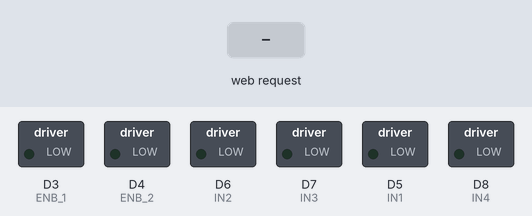
Recording of a sketch running on a simulated ESP8266 (NodeMCU). Shown: switched loads named in the sketch (green lamp = pin HIGH). The test bench sets the inputs (shaded band). WiFi joins after 1.5 s; servers stay silent unless stated; what the sketch prints to the serial monitor is not drawn.

Above: at 2.7 s.
2.8 s: HTTP request GET /forward received
At 3.1 s:
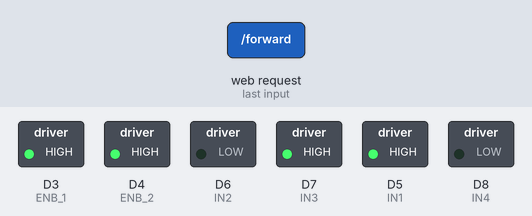
4.3 s: HTTP request GET /reverse received
At 5.5 s:
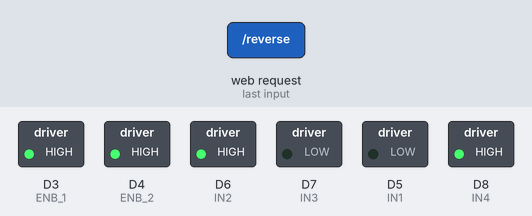
5.8 s: HTTP request GET /left received
At 6.6 s:
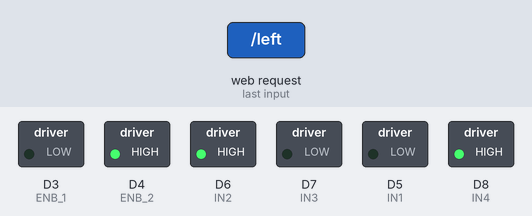
7.3 s: HTTP request GET /right received
At 7.8 s:
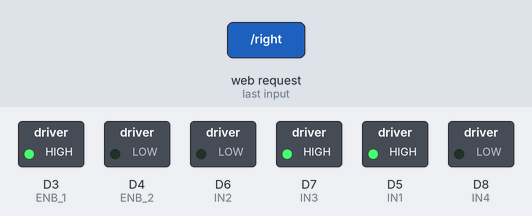
8.8 s: HTTP request GET /stop received
At 10.1 s:
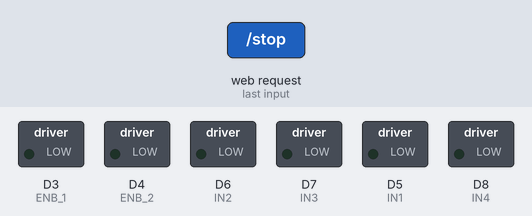
Timing chart, 0 to 11.3 s (numbered marks = the images above; inputs shaded):
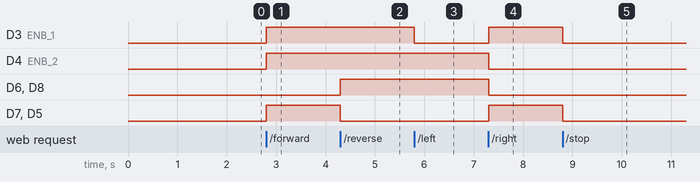

The sketch:

flocking_test.ino
```cpp
/*
 * Mert Arduino and Tech - YouTube
 * WiFi Robot controlled by Phone (WiFibot/Android/IoT/ESP8266)
 * NodeMCU ESP8266 Tutorial 03
 * Please Subscribe for Support - https://goo.gl/RLT6DT
 */


/* include library */
#include <ESP8266WiFi.h>

/*
 * If you have no idea about this library, you can watch the tutorial below
 * NodeMCU ESP8266 Tutorial 01: Programming NodeMCU ESP-12E Using Arduino IDE
 * https://youtu.be/NtyFx1frYB0
 */

 /* WIFI settings */
const char* ssid = "RobertHitler";
const char* password = "HackingPrince71";

/* define port */
WiFiClient client;
WiFiServer server(80);

/* data received from application */
String  data ="";

/* define L298N or L293D motor control pins */
int IN1 = D5;     /* GPIO2(D4) -> IN3   */
int IN2 = D6;   /* GPIO15(D8) -> IN1  */
int IN3 = D7;    /* GPIO0(D3) -> IN4   */
int IN4 = D8;  /* GPIO13(D7) -> IN2  */


/* define L298N or L293D enable pins */
int ENB_1 = D3; /* GPIO14(D5) -> Motor-A Enable */
int ENB_2 = D4;  /* GPIO12(D6) -> Motor-B Enable */

void setup(){
  Serial.begin(115200);
  delay(10);
  connectWiFi();
  /* initialize motor control pins as output */
  pinMode(IN1, OUTPUT);
  pinMode(IN2, OUTPUT);
  pinMode(IN3, OUTPUT);
  pinMode(IN4, OUTPUT);

  /* initialize motor enable pins as output */
  pinMode(ENB_1, OUTPUT);
  pinMode(ENB_2, OUTPUT);

  /* start server communication */
  server.begin();
}

void loop()
{
    /* If the server available, run the "checkClient" function */
    client = server.available();
    if (!client) return;
    data = checkClient ();

/************************ Run function according to incoming data from application *************************/

    /* If the incoming data is "forward", run the "MotorForward" function */
    if (data == "forward") MotorForward();
    /* If the incoming data is "backward", run the "MotorBackward" function */
    else if (data == "reverse") MotorBackward();
    /* If the incoming data is "left", run the "TurnLeft" function */
    else if (data == "left") TurnLeft();
    /* If the incoming data is "right", run the "TurnRight" function */
    else if (data == "right") TurnRight();
    /* If the incoming data is "stop", run the "MotorStop" function */
    else if (data == "stop") MotorStop();
}

/********************************************* FORWARD *****************************************************/
void MotorForward(void)
{
  digitalWrite(ENB_1,HIGH);
  digitalWrite(ENB_2,HIGH);
  //analogWrite(ENB_1,200);
  //analogWrite(ENB_2,200);
  digitalWrite(IN1,HIGH);
  digitalWrite(IN3,HIGH);
  digitalWrite(IN2,LOW);
  digitalWrite(IN4,LOW);

}

/********************************************* BACKWARD *****************************************************/
void MotorBackward(void)
{
  digitalWrite(ENB_1,HIGH);
  digitalWrite(ENB_2,HIGH);
  //analogWrite(ENB_1,200);
  //analogWrite(ENB_2,200);
  digitalWrite(IN2,HIGH);
  digitalWrite(IN4,HIGH);
  digitalWrite(IN1,LOW);
  digitalWrite(IN3,LOW);
}

/********************************************* TURN LEFT *****************************************************/
void TurnLeft(void)
{
  digitalWrite(ENB_1,LOW);
  digitalWrite(ENB_2,HIGH);
  //analogWrite(ENB_1,10);
  //analogWrite(ENB_2,200);
  digitalWrite(IN1,LOW);
  digitalWrite(IN2,HIGH);
  digitalWrite(IN3,LOW);
  digitalWrite(IN4,HIGH);
}

/********************************************* TURN RIGHT *****************************************************/
void TurnRight(void)
{
  digitalWrite(ENB_1,HIGH);
  digitalWrite(ENB_2,LOW);
  //analogWrite(ENB_1,200);
  //analogWrite(ENB_2,10);
  digitalWrite(IN1,HIGH);
  digitalWrite(IN2,LOW);
  digitalWrite(IN3,HIGH);
  digitalWrite(IN4,LOW);
}

/********************************************* STOP *****************************************************/
void MotorStop(void)
{
  digitalWrite(ENB_1,LOW);
  digitalWrite(ENB_2,LOW);
  digitalWrite(IN1,LOW);
  digitalWrite(IN2,LOW);
  digitalWrite(IN3,LOW);
  digitalWrite(IN4,LOW);
}

void connectWiFi()
{
  Serial.println("Connecting to WIFI");
  WiFi.begin(ssid, password);
  while ((!(WiFi.status() == WL_CONNECTED)))
  {
    delay(300);
    Serial.print("..");
  }
  Serial.println("");
  Serial.println("WiFi connected");
  Serial.println("NodeMCU Local IP is : ");
  Serial.print((WiFi.localIP()));
}

/********************************** RECEIVE DATA FROM the APP ******************************************/
String checkClient (void)
{
  while(!client.available()) delay(1);
  String request = client.readStringUntil('\r');
  request.remove(0, 5);
  request.remove(request.length()-9,9);
  return request;
}
```

Measured:
- after the input at 2.8 s, D3 (ENB_1), D4 (ENB_2), D7 (IN3), D5 (IN1): LOW → HIGH at once
- after the input at 4.3 s, D6 (IN2), D8 (IN4): LOW → HIGH at once; D7 (IN3), D5 (IN1): HIGH → LOW at once
- after the input at 5.8 s, D3 (ENB_1): HIGH → LOW at once
- after the input at 7.3 s, D3 (ENB_1), D7 (IN3), D5 (IN1): LOW → HIGH at once; D4 (ENB_2), D6 (IN2), D8 (IN4): HIGH → LOW at once
- after the input at 8.8 s, D3 (ENB_1), D7 (IN3), D5 (IN1): HIGH → LOW at once
